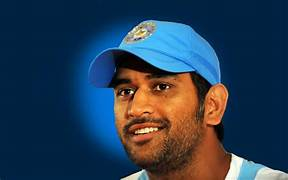
#> input picture dhoni.jpeg, 288 x 180 px
$ python 'img to cartton.py'
#> lines starting #> are read from the running program, lines starting #| are printed output that depends on the picture; after the words box and inside, x2 and y2 are one past the last pixel; in counts of white or black regions, pixels touching at a corner belong together
import cv2
import numpy as np
import matplotlib.pyplot as plt
img = cv2.imread("dhoni.jpeg")
#> img is the input picture: shape (180, 288, 3); mean B, G, R 82.4, 61.1, 40.7
img = cv2.cvtColor(img,cv2.COLOR_BGR2RGB)
plt.figure(figsize=(10,10))
plt.imshow(img)
plt.axis("off")
plt.title("Original Image")
plt.show()
gray = cv2.cvtColor(img, cv2.COLOR_BGR2GRAY)
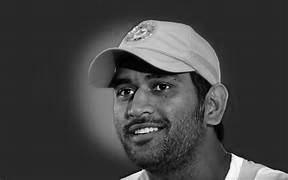
#> gray: shape (180, 288); min 0, max 254, mean 65.3
gray = cv2.medianBlur(gray, 5)
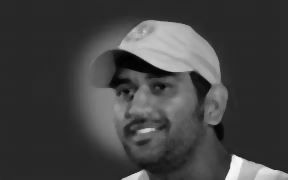
#> gray: shape (180, 288); min 1, max 246, mean 65.2
plt.figure(figsize=(10,10))
plt.imshow(gray,cmap="gray")
plt.axis("off")
plt.title("Grayscale Image")
plt.show()
edges = cv2.adaptiveThreshold(gray, 255, cv2.ADAPTIVE_THRESH_MEAN_C, cv2.THRESH_BINARY, 9, 9)
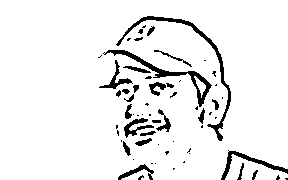
#> edges: shape (180, 288); 93% white; 62 black regions (36 under 20 px), largest, box (x1, y1, x2, y2) and area: (116, 16, 231, 141) 785, (103, 50, 212, 107) 683, (221, 150, 288, 180) 356
plt.figure(figsize=(10,10))
plt.imshow(edges,cmap="gray")
plt.axis("off")
plt.title("Edged Image")
plt.show()
color = cv2.bilateralFilter(img, 9, 250, 250)
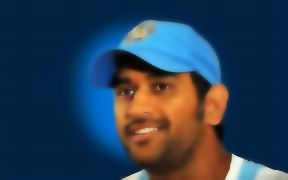
#> color: shape (180, 288, 3); mean R, G, B 40.7, 61, 82.3
cartoon = cv2.bitwise_and(color, color, mask=edges)
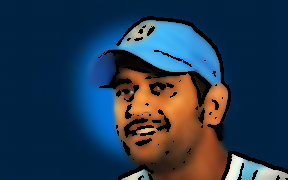
#> cartoon: shape (180, 288, 3); mean R, G, B 36, 56.8, 78
plt.figure(figsize=(10,10))
plt.imshow(cartoon,cmap="gray")
plt.axis("off")
plt.title("Cartoon Image")
plt.show()
